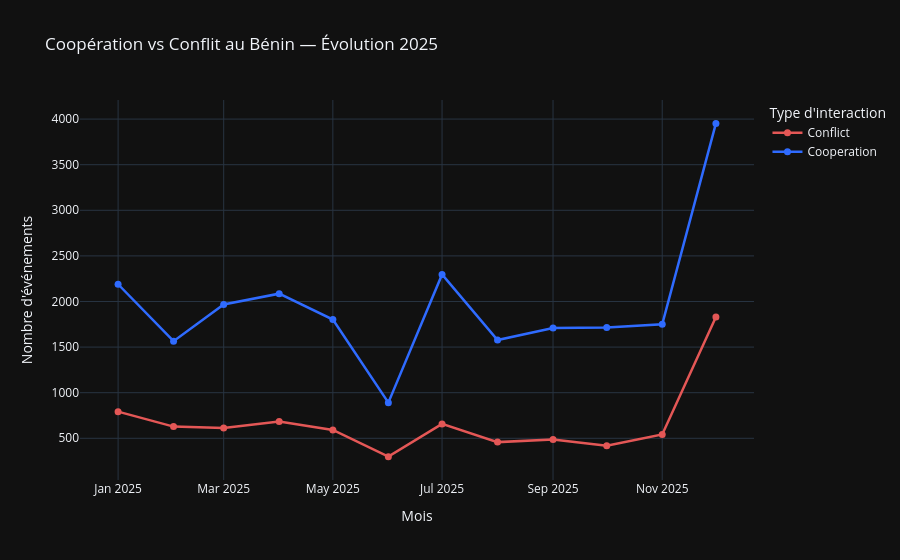

Here is the notebook cell this chart was saved with:
### Markdown cell above
## Interprétation — Répartition des types d'événements

Sur **31 504 événements** recensés au Bénin en 2025, le profil événementiel du pays est très nettement dominé par la **coopération verbale**, qui représente à elle seule près des deux tiers des événements, loin devant les formes de **conflit** et la **coopération matérielle**.

> Dans l’ensemble, cette structure confirme un Bénin davantage orienté vers la **coopération** que vers le **conflit**, ce dernier restant globalement secondaire dans le paysage événementiel observé en 2025.

### Code cell
# Question : évolution coopération vs conflit dans le temps
query_coop_vs_conflit = f"""
SELECT
    MonthYear AS year_month,
    interaction_type,
    COUNT(*) AS nb_events,
    AVG(GoldsteinScale) AS score_goldstein_moyen
FROM `{PROJECT_ID}.{DATASET_ID}.events_clean`
WHERE MonthYear IS NOT NULL
GROUP BY year_month, interaction_type
ORDER BY year_month
"""
df_coop = charger_donnees(query_coop_vs_conflit)
df_coop["year_month"] = pd.to_datetime(df_coop["year_month"].astype(str), format="%Y%m")

fig_coop = px.line(
    df_coop,
    x="year_month",
    y="nb_events",
    color="interaction_type",
    markers=True,
    title="Coopération vs Conflit au Bénin — Évolution 2025",
    color_discrete_map={
        "Cooperation": "#2F6BFF",   # bleu
        "Conflict":    "#E45756"    # rouge
    }
)
fig_coop.update_traces(line=dict(width=2.5), marker=dict(size=7))
fig_coop.update_layout(
    template="plotly_dark",
    legend_title_text="Type d'interaction",
    xaxis_title="Mois",
    yaxis_title="Nombre d'événements",
    hovermode="x unified"
)
fig_coop.show()

### Figure 1 — Plotly figure (JSON) as saved in the notebook; plotly's stock layout.template omitted (floating-point values rounded to 4 significant figures)
{"data": [{"hovertemplate": "interaction_type=Conflict<br>year_month=%{x}<br>nb_events=%{y}<extra></extra>", "legendgroup": "Conflict", "line": {"color": "#E45756", "dash": "solid", "width": 2.5}, "marker": {"size": 7, "symbol": "circle"}, "mode": "lines+markers", "name": "Conflict", "orientation": "v", "showlegend": true, "type": "scatter", "x": ["2025-01-01T00:00:00", "2025-02-01T00:00:00", "2025-03-01T00:00:00", "2025-04-01T00:00:00", "2025-05-01T00:00:00", "2025-06-01T00:00:00", "2025-07-01T00:00:00", "2025-08-01T00:00:00", "2025-09-01T00:00:00", "2025-10-01T00:00:00", "2025-11-01T00:00:00", "2025-12-01T00:00:00"], "xaxis": "x", "y": [792, 628, 613, 683, 592, 299, 658, 458, 488, 418, 542, 1831], "yaxis": "y"}, {"hovertemplate": "interaction_type=Cooperation<br>year_month=%{x}<br>nb_events=%{y}<extra></extra>", "legendgroup": "Cooperation", "line": {"color": "#2F6BFF", "dash": "solid", "width": 2.5}, "marker": {"size": 7, "symbol": "circle"}, "mode": "lines+markers", "name": "Cooperation", "orientation": "v", "showlegend": true, "type": "scatter", "x": ["2025-01-01T00:00:00", "2025-02-01T00:00:00", "2025-03-01T00:00:00", "2025-04-01T00:00:00", "2025-05-01T00:00:00", "2025-06-01T00:00:00", "2025-07-01T00:00:00", "2025-08-01T00:00:00", "2025-09-01T00:00:00", "2025-10-01T00:00:00", "2025-11-01T00:00:00", "2025-12-01T00:00:00"], "xaxis": "x", "y": [2189, 1565, 1967, 2086, 1802, 891, 2297, 1577, 1708, 1716, 1751, 3953], "yaxis": "y"}], "layout": {"hovermode": "x unified", "legend": {"title": {"text": "Type d'interaction"}, "tracegroupgap": 0}, "title": {"text": "Coopération vs Conflit au Bénin — Évolution 2025"}, "xaxis": {"anchor": "y", "domain": [0, 1], "title": {"text": "Mois"}}, "yaxis": {"anchor": "x", "domain": [0, 1], "title": {"text": "Nombre d'événements"}}}}
